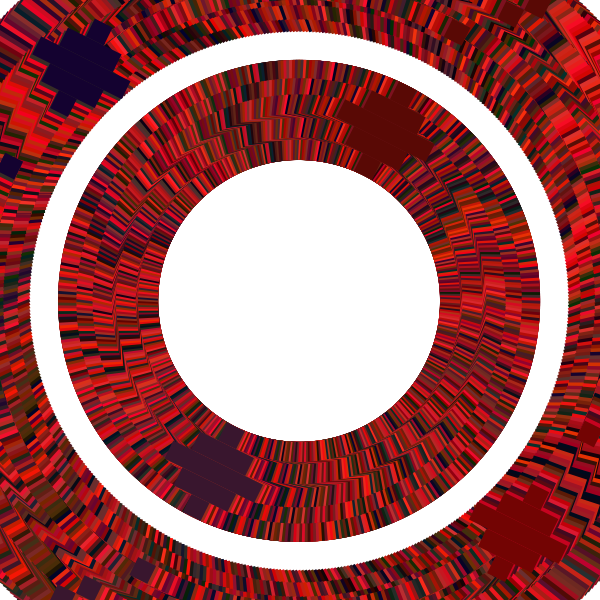
Frame 1 (no input)
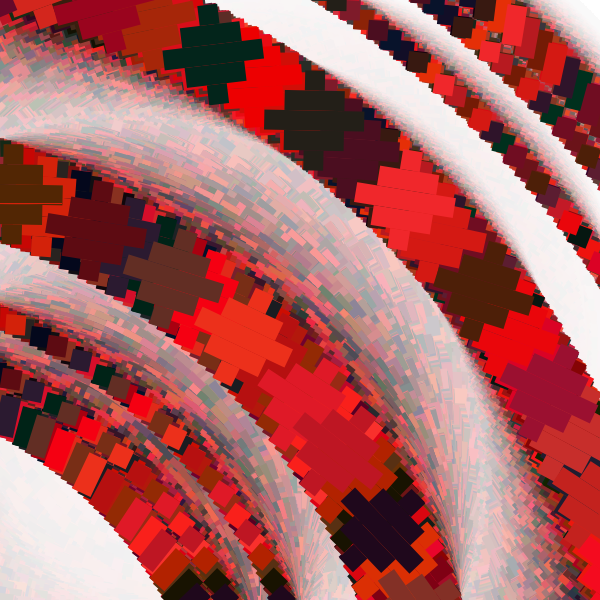
Frame 60 (the mouse pressed at the canvas centre just before this capture)
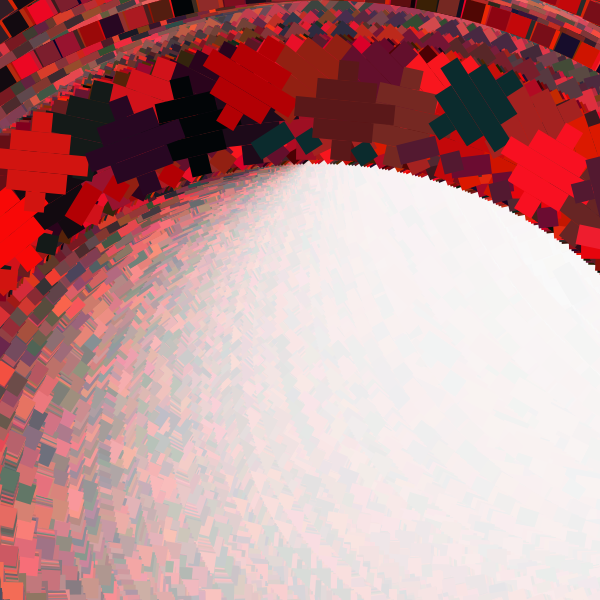
Frame 120 (the mouse held since frame 60 and released just before this capture)

The Processing sketch that drew these frames (run headless with seeded random() and noise(); from frame 60 on, the mouse is pressed at the canvas centre):

// Processing sketch: processing_54072
// ── processing_54072.pde

// This is expanded variable for wave on 'sunflower' one

float angle = 0.001;
float aVelocity = 0.005;
float aAcceleration = 0.001;

float startTheta = 0.002;
float thetaVel = 0.001;
float amplitude = 0.001;

void setup() {
  size(600,600);
  background(255);
  smooth();

}

void draw() {
  
  startTheta += 0.002;
  float theta = startTheta;
   
  rectMode(CORNER);
  noStroke();
  fill(255,20);
  rect(0,0,width,height);
  
  float amplitude = 0.001;
  float x = amplitude * cos(angle);
  float y = amplitude * sin(angle);
  
  angle += aVelocity;
  aVelocity += aAcceleration;
  
  for (int i = 0; i <= width; i +=1) {
  float a = map(sin(theta),-1,1,0,random(100)
  );
  fill(175);
  stroke(0);
  rectMode(CORNER);
  translate(mouseX,mouseY);
  rotate(angle);
  
  for (int j=0;j<4;j+=2){
  translate(width/2,height/2);
    rotate(PI/2*j);
  fill(random(250),random(50),random(50));
  noStroke();
  rect(x-10,y+140,20,20);
  rect(x-30,y+160,60,20);
  rect(x-50,y+180,100,20);
  rect(x-30,y+200,60,20);
  rect(x-10,y+220,20,20);
  rect(x-30,y+300,20,20);
  rect(x-50,y,0,20);
  rect(x-70,y+340,20,20);
  rect(x-90,y+360,20,40);
  
  theta += thetaVel;
 
   if(!mousePressed){
  } 
  
  }}}  
